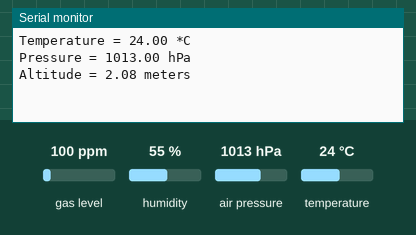
A sketch run on a simulated Arduino Uno, built with avr-gcc and run on an emulated ATmega328P. Parts: the last lines printed to the serial monitor. Inputs (shaded band) come from the test bench; at power-on: air pressure 1013 hPa, temperature 24 °C, gas level 100 ppm, humidity 55 %. No radio packets arrive unless stated.

Above: at 1.2 s.
1.3 s: air pressure set to 952 hPa
At 3.3 s:
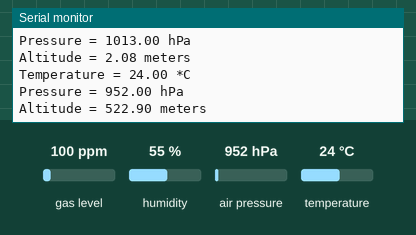
3.8 s: temperature set to 12 °C
At 5.1 s:
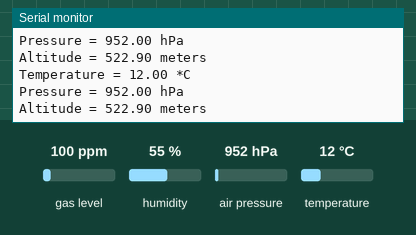
6.3 s: air pressure set to 975 hPa
At 8.1 s:
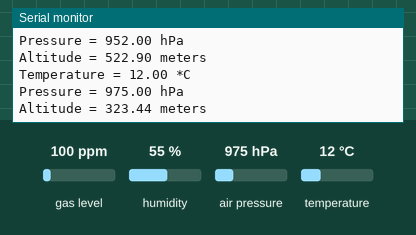
Timing chart, 0 to 9.6 s (numbered marks = the images above; inputs shaded):
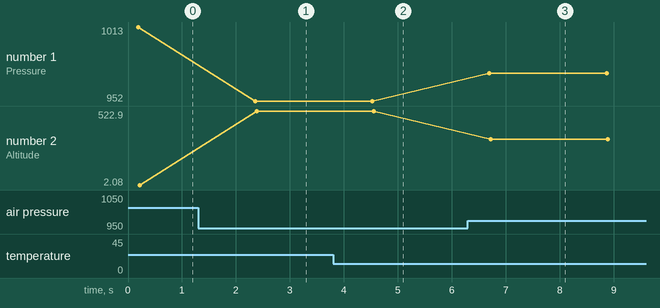

Measured:
- after the input at 1.3 s, the serial monitor: prints a new line after 1.1 s (image 1)
- after the input at 3.8 s, the serial monitor: prints a new line after 0.70 s (image 2)
- after the input at 6.3 s, the serial monitor: prints a new line after 0.40 s (image 3)
- plotted number 1: 1013 → 952 after the input at 1.3 s, 952 → 975 after the input at 6.3 s
- plotted number 2: 2.08 → 522.9 after the input at 1.3 s, 522.9 → 323.44 after the input at 6.3 s

The sketch:

bme_and_nrf_work_TX.ino
```cpp
  #include <SPI.h>
#include <nRF24L01.h>
#include <RF24.h>
#include <Wire.h>
#include <Adafruit_Sensor.h>
#include <Adafruit_BME680.h>

#define SEALEVELPRESSURE_HPA (1013.25)
#define BME_CS 10

RF24 radio(9, 8);  // CE, CSN
const byte address[6] = "00001";

Adafruit_BME680 bme; // I2C

void setup() {
  Serial.begin(9600);
  while (!Serial);

  // NRF24L01+ setup
  radio.begin();
  radio.openWritingPipe(address);
  radio.stopListening();

  // BME680 setup
  if (!bme.begin()) {
    Serial.println("Could not find a valid BME680 sensor, check wiring!");
    while (1);
  }
  bme.setTemperatureOversampling(BME680_OS_8X);
  bme.setPressureOversampling(BME680_OS_4X);
  bme.setIIRFilterSize(BME680_FILTER_SIZE_3);
}

void loop() {
  // Read sensor data from BME680
  if (bme.performReading()) {
    float temperature = bme.temperature;
    float pressure = bme.pressure;
    float altitude = bme.readAltitude(SEALEVELPRESSURE_HPA);

    // Send sensor data over NRF24L01+
    radio.write(&temperature, sizeof(float));
    radio.write(&pressure, sizeof(float));
    radio.write(&altitude, sizeof(float));

    // Print sensor data to serial monitor
    Serial.print("Temperature = ");
    Serial.print(temperature);
    Serial.println(" *C");

    Serial.print("Pressure = ");
    Serial.print(pressure / 100.0);
    Serial.println(" hPa");

    Serial.print("Altitude = ");
    Serial.print(altitude);
    Serial.println(" meters");

    Serial.println();

  } else {
    Serial.println("Failed to perform reading from BME680 :(");
  }

  delay(2000);
}
```
